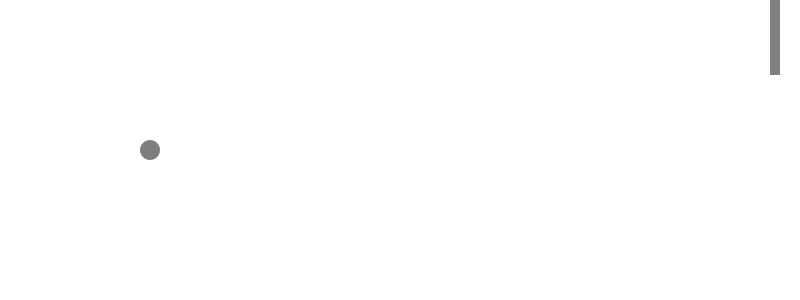
Frame 1 (no input)
Frame 60 (the mouse pressed at the canvas centre just before this capture): identical to frame 1, image omitted
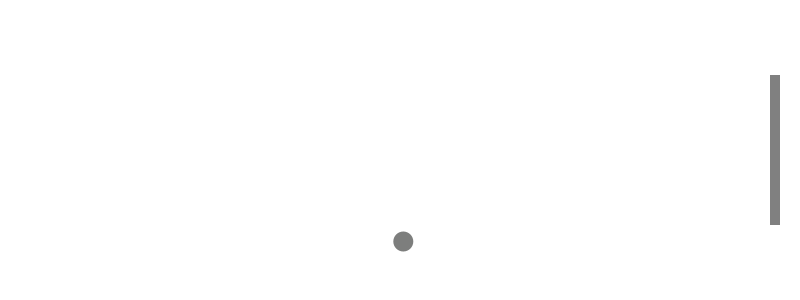
Frame 120 (the mouse held since frame 60 and released just before this capture)

The Processing sketch that drew these frames (run headless with seeded random() and noise(); from frame 60 on, the mouse is pressed at the canvas centre):

// Processing sketch: processing_186824
// ── processing_186824.pde

boolean gameStart = false;

float x = 150;
float y = 150;
float speedX = random(3, 5);
float speedY = random(3, 5);
int leftColor = 128;
int rightColor = 128;
int diam;
int rectSize = 150;
float diamHit;


void setup() {
  size(800, 300);
  noStroke();
  smooth();
  ellipseMode(CENTER);
}

void draw() { 
  background(255);

  fill(#7d7e7d);
  diam = 20;
  ellipse(x, y, diam, diam);

  fill(leftColor);
  rect(100,86,0, height);
  fill(rightColor);
  rect(width-30, mouseY-rectSize/2, 10, rectSize);


  if (gameStart) {

    x = x + speedX;
    y = y + speedY;

    // if ball hits movable bar, invert X direction and apply effects
    if ( x > width-30 && x < width -20 && y > mouseY-rectSize/2 && y < mouseY+rectSize/2 ) {
      speedX = speedX * -1;
      x = x + speedX;
      rightColor = 0;
      fill(random(0,128),random(0,128),random(0,128));
      diamHit = random(75,150);
      ellipse(x,y,diamHit,diamHit);
      rectSize = rectSize-10;
      rectSize = constrain(rectSize, 10,150);      
    } 

    // if ball hits wall, change direction of X
    else if (x < 25) {
      speedX = speedX * -1.1;
      x = x + speedX;
      leftColor = 0;
    }

    else {     
      leftColor = 128;
      rightColor = 128;
    }
    // resets things if you lose
    if (x > width) { 
      gameStart = false;
      x = 150;
      y = 150; 
      speedX = random(3, 5);
      speedY = random(3, 5);
      rectSize = 150;
    }


    // if ball hits up or down, change direction of Y   
    if ( y > height || y < 0 ) {
      speedY = speedY * -1;
      y = y + speedY;
    }
  }
}
void mousePressed() {
  gameStart = !gameStart;
}
                
